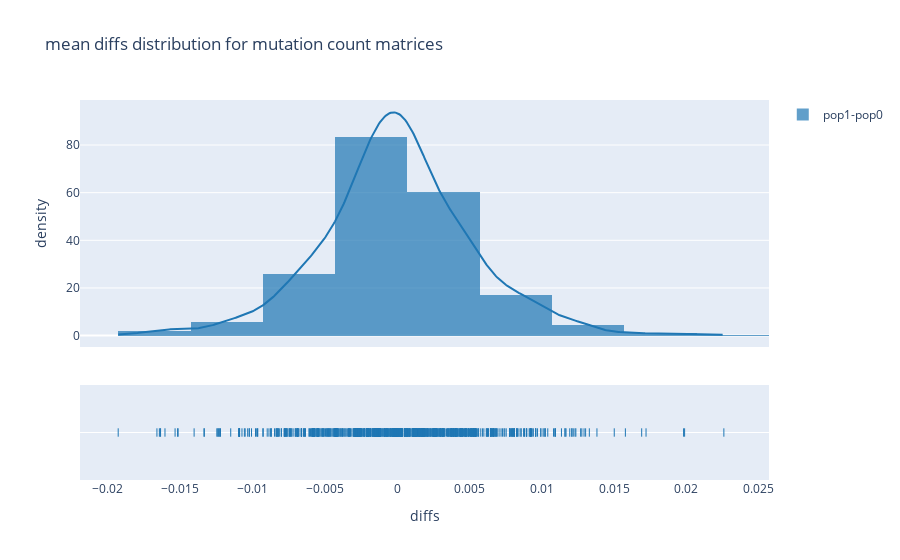

Notebook code for this chart:
### Code cell
### ref norms
import plotly.figure_factory as ff

comb_norms= {
    z: np.array([x.reshape(1,np.prod(x.shape)) for x in combo_ref[z]]) for z in combo_ref.keys()
}

comb_norms= {
    z: g.reshape(1,np.prod(g.shape)) for z,g in comb_norms.items()
}


hist_data= [comb_norms[x][0] for x in comb_norms.keys()]

group_labels = ['-'.join(x) for x in comb_norms.keys()] # name of the dataset

fig = ff.create_distplot(hist_data, group_labels,
                        bin_size=.005)


fig.update_layout(title_text='mean {} distribution for mutation count matrices'.format(requested))
fig.update_layout(xaxis_title= requested)
fig.update_layout(yaxis_title= 'density')

### Figure 1 — Plotly figure (JSON) as saved in the notebook; plotly's stock layout.template omitted (floating-point values rounded to 4 significant figures; data arrays with more than 128 entries replaced by an {"elided": "..."} marker saying what was removed)
{"data": [{"autobinx": false, "histnorm": "probability density", "legendgroup": "pop1-pop0", "marker": {"color": "rgb(31, 119, 180)"}, "name": "pop1-pop0", "opacity": 0.7, "type": "histogram", "x": {"elided": "960 float values"}, "xaxis": "x", "xbins": {"end": 0.0226, "size": 0.005, "start": -0.01928}, "yaxis": "y"}, {"legendgroup": "pop1-pop0", "marker": {"color": "rgb(31, 119, 180)"}, "mode": "lines", "name": "pop1-pop0", "showlegend": false, "type": "scatter", "x": {"elided": "500 float values"}, "xaxis": "x", "y": {"elided": "500 float values"}, "yaxis": "y"}, {"legendgroup": "pop1-pop0", "marker": {"color": "rgb(31, 119, 180)", "symbol": "line-ns-open"}, "mode": "markers", "name": "pop1-pop0", "showlegend": false, "type": "scatter", "x": {"elided": "960 float values"}, "xaxis": "x", "y": {"elided": "960 str values"}, "yaxis": "y2"}], "layout": {"barmode": "overlay", "hovermode": "closest", "legend": {"traceorder": "reversed"}, "title": {"text": "mean diffs distribution for mutation count matrices"}, "xaxis": {"anchor": "y2", "domain": [0, 1], "title": {"text": "diffs"}, "zeroline": false}, "yaxis": {"anchor": "free", "domain": [0.35, 1], "position": 0, "title": {"text": "density"}}, "yaxis2": {"anchor": "x", "domain": [0, 0.25], "dtick": 1, "showticklabels": false}}}
